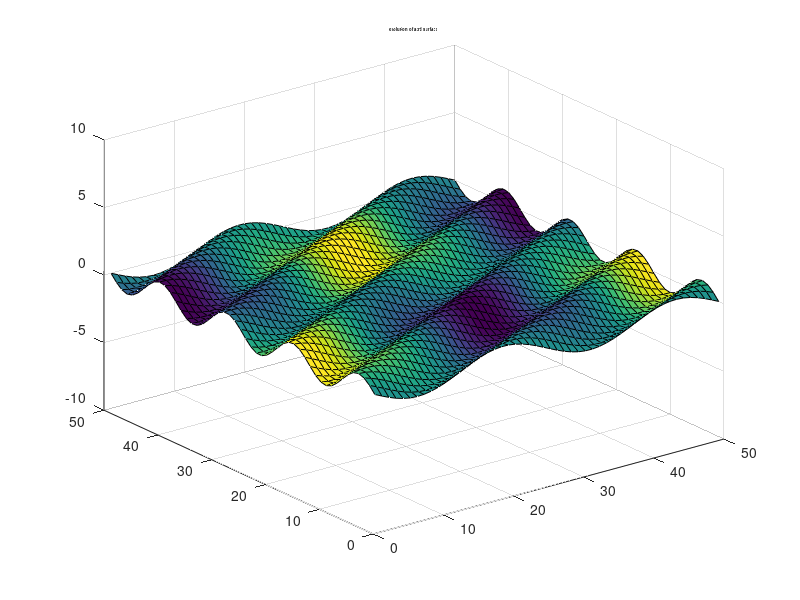

Source code (MATLAB):
%
% Scilab ( http:%www.scilab.org/ ) - This file is part of Scilab
% Copyright (C) INRIA
%
% This file is distributed under the same license as the Scilab package.
%

% =============================================================================
% Demonstrate animation based on the evolution of a 3D surface
% ============================================================================




% set a new colormap
%-------------------
%cmap= curFig.color_map; %preserve old setting
%curFig.color_map = jetcolormap(64);

%The initial surface definition 
%----------------------
x=linspace(-pi,pi,50);
y=x;
Z=15*sin(x)'*cos(y);
myones=ones(50,50);
[mmx,mmy]=meshgrid(x,y);
%Creates and set graphical entities which represent the surface
%--------------------------------------------------------------
% plot3d1(x,y,Z,35,45,' ');
% s=gce(); %the handle on the surface
% s.color_flag=1 ; %assign facet color according to Z value


h=surf(Z);                              %Create initial surface return a handle for this graphic
title("evolution of a 3d surface","fontsize",3)
axis([0 50 0 50 -10 10]);               %define axis and keep fixed 
hold on;                                %hold the graphics



I=4000:-0.1:1;
%realtimeinit(0.1);;%set time step (0.1 seconds)  and date reference


%drawnow();

for i=1:max(size(I))
  %realtime(i); %wait till date 0.1*i seconds
  %s.data.z = (sin((I(i)/10)*x)'*cos((I(i)/10)*y))';
  %s.data.z = sin(6*pi*i/max(size(I)))*(sin((2)*x)'*sin((4)*y))';
  Z = sin((100*9*pi*i*myones/max(size(I))-2*mmx+4*mmy));%+sin((100*8*pi*i*myones/max(size(I))-4*mmx+2*mmy))+sin((100*20*pi*i*myones/max(size(I))-2*mmx+20*mmy));
  %Z = 5.0*sin((50*4.5*pi*i*myones/max(size(I)))).*(sin((mmx/2)).*sin((mmy/2)))+4.0*sin((100*4.5*pi*i*myones/max(size(I)))).*(sin((mmx)).*sin((mmy)))+2.0*sin((100*9*pi*i*myones/max(size(I)))).*(sin((-2*mmx)).*sin((+4*mmy)))+4.0*sin((100*45*pi*i*myones/max(size(I)))).*(sin((3*mmx)).*sin((-3*mmy)))+0.5*sin((100*80*pi*i*myones/max(size(I)))).*(sin((6*mmx)).*sin((-6*mmy)))+0.25*sin((100*160*pi*i*myones/max(size(I)))).*(sin((12*mmx)).*sin((-12*mmy)))+0.2*sin((100*180*pi*i*myones/max(size(I)))).*(sin((24*mmx)).*sin((-24*mmy)))+3*sin((100*180*pi*i*myones/max(size(I)))).*(sin((6*mmx)).*sin((-5*mmy)))+3*sin((100*360*pi*i*myones/max(size(I)))).*(sin((-12*mmx)).*sin((10*mmy)));;


    
    pause(0.15);
    set(h,'ZData',Z)                    %reset the z data for the grahics window with grahics handle h
    drawnow

end
